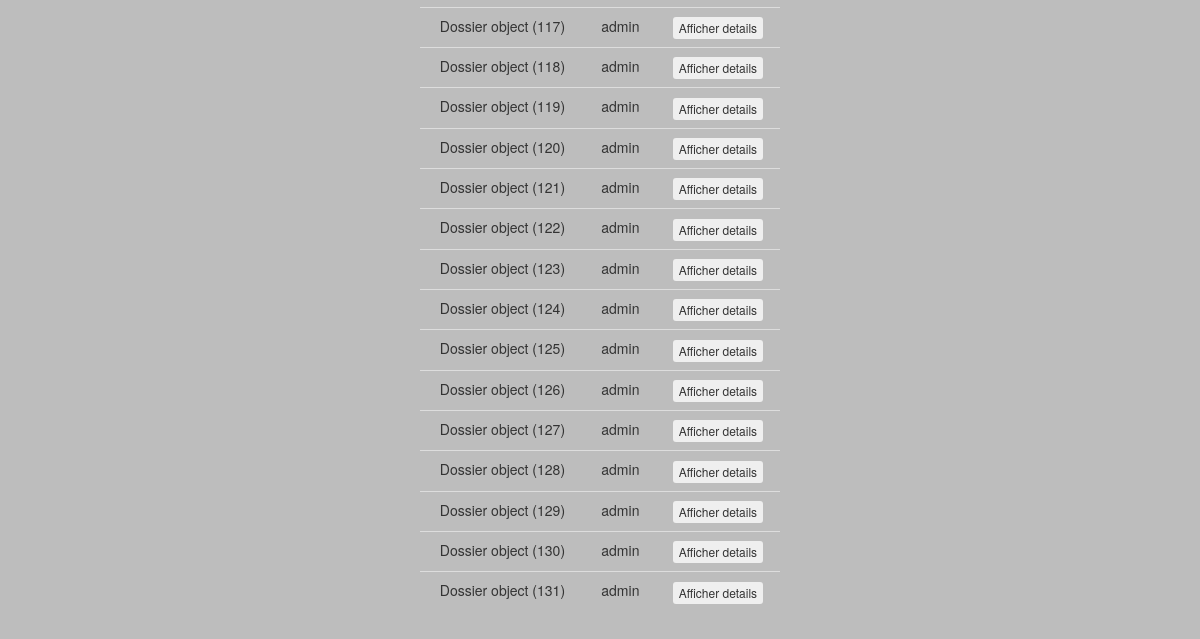
/consultertouslesdossiers/ (signed in, lower part), run on an earlier commit of the app's database.
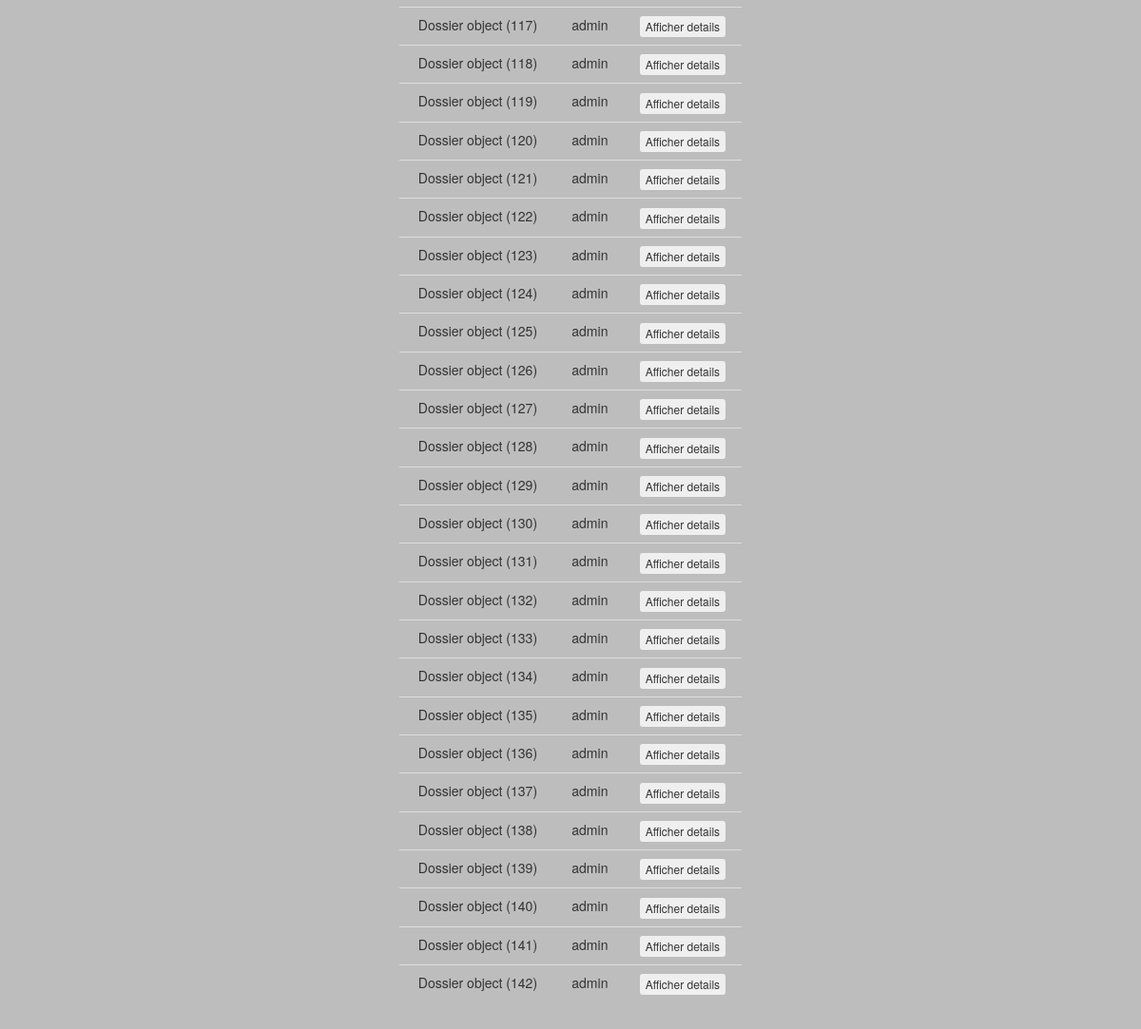
And on a later commit of the database.
### calculdej/models.py (models this page shows, shortened)
class Dossier(models.Model):
    date = models.DateTimeField(default=timezone.now, blank=True, verbose_name="Date création")
    auteur = models.ForeignKey(settings.AUTH_USER_MODEL, on_delete=models.CASCADE)
    imc = models.DecimalField(default=0.00,max_digits=5, decimal_places=2)
    age = models.IntegerField(default=0)
    de = models.DecimalField(default=0.00,max_digits=5, decimal_places=2)
    sexe = models.CharField(default="",max_length=1)
    dernier = models.BooleanField(default=True)

### consultertouslesdossiers/views.py (the view, shortened to what this page needs)
# urls.py: url('consultertouslesdossiers/', include('consultertouslesdossiers.urls')),
@login_required
@user_passes_test(check_user)
def consultertouslesdossiers(request):
    dossiers = Dossier.objects.all()
    return render(request, 'consultertouslesdossiers/consultertouslesdossiers.html', locals())

### consultertouslesdossiers/views.py (called while the page is built)
def check_user(user):
    if user.is_authenticated:
        username = user.get_username()
    return username=='admin'

### consultertouslesdossiers/templates/consultertouslesdossiers/consultertouslesdossiers.html (shortened to what this page needs)
{% extends "base.html" %}
{% block content %}
<table class="table">
   <tbody>
       {% for d in dossiers %}
       <tr>
           <td>{{ d }}</td>
           <td>{{ d.auteur }}</td>
           <td>
             <form method="post">
                 <button onclick="details()" class="btn btn-xs" type="submit" name="btnaffdetails" value="{{d.id}}">Afficher details</button>
             </form>
          </td>
       </tr>
      {%endfor%}
    </tbody>
</table>
{% endblock %}

### templates/base.html (shortened to what this page needs)
<!DOCTYPE html>
<html lang="fr">
  <head>
    <link rel="stylesheet" href="https://maxcdn.bootstrapcdn.com/bootstrap/3.3.7/css/bootstrap.min.css">
    <link rel="stylesheet" href="/static/css/style.css">
  </head>
  <body>
    <div class="container">
      <div class="row">
        <section id="content" class="col-sm-offset-4 col-sm-4 col-sm-offset-4">
          {% block content %}{% endblock %}
        </section>
      </div>
    </div>
  </body>
</html>

### static/css/style.css (style rules this page uses)
body { background-color: #BDBDBD; margin-left: auto; margin-right: auto; }
[class*="col-"], footer { text-align: center; }
[class*="row"] { margin-bottom: 40px; }
#content { padding-top: 50px; }

What changed in the data, as far as the page shows it:
added Dossier: id "Dossier object (132)", auteur "admin"
added Dossier: id "Dossier object (133)", auteur "admin"
added Dossier: id "Dossier object (134)", auteur "admin"
added Dossier: id "Dossier object (135)", auteur "admin"
added Dossier: id "Dossier object (136)", auteur "admin"
added Dossier: id "Dossier object (137)", auteur "admin"
added Dossier: id "Dossier object (138)", auteur "admin"
added Dossier: id "Dossier object (139)", auteur "admin"
added Dossier: id "Dossier object (140)", auteur "admin"
added Dossier: id "Dossier object (141)", auteur "admin"
added Dossier: id "Dossier object (142)", auteur "admin"
